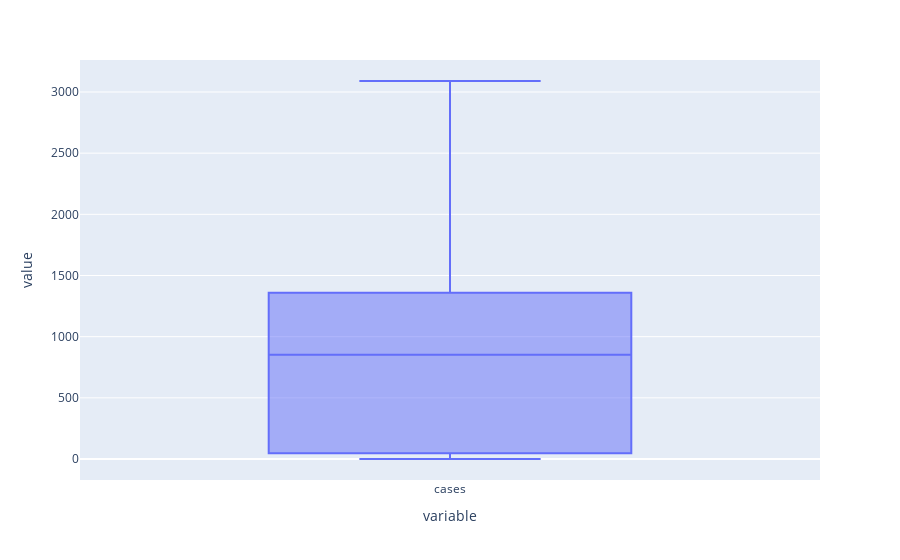

The code cell stored with this chart in its notebook:
### Code cell
px.box(df['cases'])

### Figure 1 — Plotly figure (JSON) as saved in the notebook; plotly's stock layout.template omitted (floating-point values rounded to 4 significant figures; data arrays with more than 128 entries replaced by an {"elided": "..."} marker saying what was removed)
{"data": [{"alignmentgroup": "True", "hovertemplate": "variable=%{x}<br>value=%{y}<extra></extra>", "legendgroup": "", "marker": {"color": "#636efa"}, "name": "", "notched": false, "offsetgroup": "", "orientation": "v", "showlegend": false, "type": "box", "x": {"elided": "768 str values"}, "x0": " ", "xaxis": "x", "y": {"elided": "768 int values"}, "y0": " ", "yaxis": "y"}], "layout": {"boxmode": "group", "legend": {"tracegroupgap": 0}, "margin": {"t": 60}, "xaxis": {"anchor": "y", "domain": [0, 1], "title": {"text": "variable"}}, "yaxis": {"anchor": "x", "domain": [0, 1], "title": {"text": "value"}}}}
